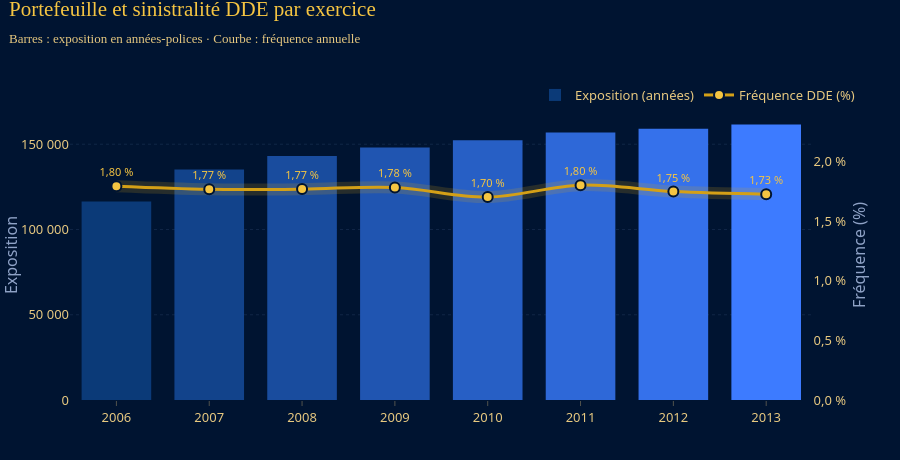
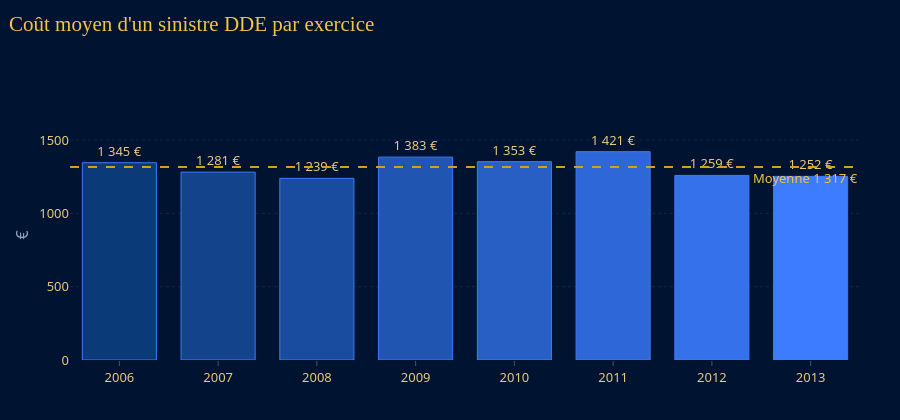

The cell these charts' notebook holds for them, in order:
### Code cell
GR.kpi_exercice(tab, 'DDE').show()
GR.cout_moyen_exercice(tab, 'DDE').show()

### Figure 1 — Plotly figure (JSON) as saved in the notebook; plotly's stock layout.template omitted (floating-point values rounded to 4 significant figures)
{"data": [{"hovertemplate": "%{x}<br>Exposition : %{y:,.0f}<extra></extra>", "marker": {"color": ["#0B3A78", "#12438B", "#194C9E", "#2055B1", "#275FC5", "#2E68D8", "#3571EB", "#3D7BFF"]}, "name": "Exposition (années)", "type": "bar", "x": ["2006", "2007", "2008", "2009", "2010", "2011", "2012", "2013"], "xaxis": "x", "y": [116400.0, 135100.0, 143200.0, 148000.0, 152400.0, 156800.0, 159000.0, 161600.0], "yaxis": "y"}, {"hoverinfo": "skip", "line": {"color": "#D4A017", "shape": "spline", "width": 12}, "mode": "lines", "opacity": 0.18, "showlegend": false, "type": "scatter", "x": ["2006", "2007", "2008", "2009", "2010", "2011", "2012", "2013"], "xaxis": "x", "y": [1.795, 1.77, 1.771, 1.785, 1.704, 1.804, 1.75, 1.728], "yaxis": "y2"}, {"hovertemplate": "%{x}<br>Fréquence : %{y:.2f} %<extra></extra>", "line": {"color": "#D4A017", "shape": "spline", "width": 3}, "marker": {"color": "#F5C542", "line": {"color": "#001431", "width": 2}, "size": 10}, "mode": "lines+markers+text", "name": "Fréquence DDE (%)", "text": ["1,80 %", "1,77 %", "1,77 %", "1,78 %", "1,70 %", "1,80 %", "1,75 %", "1,73 %"], "textfont": {"color": "#F5C542", "size": 11}, "textposition": "top center", "type": "scatter", "x": ["2006", "2007", "2008", "2009", "2010", "2011", "2012", "2013"], "xaxis": "x", "y": [1.795, 1.77, 1.771, 1.785, 1.704, 1.804, 1.75, 1.728], "yaxis": "y2"}], "layout": {"height": 460, "title": {"text": "Portefeuille et sinistralité DDE par exercice<br><span style='font-size:13px;color:#E7C980;font-family:Montserrat, 'Segoe UI', Helvetica, Arial, sans-serif'>Barres : exposition en années-polices · Courbe : fréquence annuelle</span>"}, "xaxis": {"anchor": "y", "domain": [0.0, 0.94]}, "yaxis": {"anchor": "x", "domain": [0.0, 1.0], "tickformat": ",.0f", "title": {"text": "Exposition"}}, "yaxis2": {"anchor": "x", "overlaying": "y", "range": [0, 2.435], "showgrid": false, "side": "right", "tickformat": ".1f", "ticksuffix": " %", "title": {"text": "Fréquence (%)"}}}}

### Figure 2 — Plotly figure (JSON) as saved in the notebook; plotly's stock layout.template omitted (floating-point values rounded to 4 significant figures)
{"data": [{"hovertemplate": "%{x}<br>Coût moyen : %{y:,.0f} €<extra></extra>", "marker": {"color": ["#0B3A78", "#12438B", "#194C9E", "#2055B1", "#275FC5", "#2E68D8", "#3571EB", "#3D7BFF"], "line": {"color": "#3D7BFF", "width": 1}}, "name": "Coût moyen", "text": ["1 345 €", "1 281 €", "1 239 €", "1 383 €", "1 353 €", "1 421 €", "1 259 €", "1 252 €"], "textfont": {"color": "#E7C980"}, "textposition": "outside", "type": "bar", "x": ["2006", "2007", "2008", "2009", "2010", "2011", "2012", "2013"], "y": [1345.0, 1281.0, 1239.0, 1383.0, 1353.0, 1421.0, 1259.0, 1252.0]}], "layout": {"annotations": [{"font": {"color": "#F5C542"}, "showarrow": false, "text": "Moyenne 1 317 €", "x": 1, "xanchor": "right", "xref": "x domain", "y": 1317.0, "yanchor": "top", "yref": "y"}], "height": 420, "shapes": [{"line": {"color": "#D4A017", "dash": "dash", "width": 2}, "type": "line", "x0": 0, "x1": 1, "xref": "x domain", "y0": 1317.0, "y1": 1317.0, "yref": "y"}], "showlegend": false, "title": {"text": "Coût moyen d'un sinistre DDE par exercice"}, "yaxis": {"range": [0, 1705.0], "title": {"text": "€"}}}}
